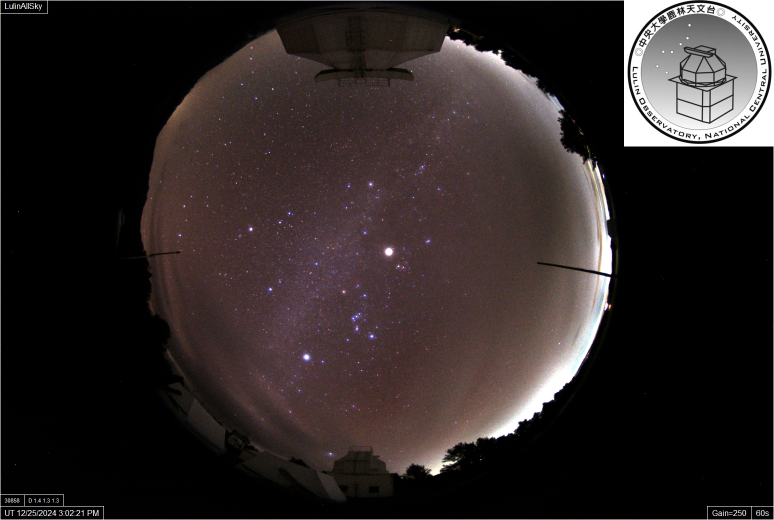
#> input picture 01Image/2024_12_25__23_03_30.jpg, 1548 x 1040 px (shown at 1/2 size); its folder holds only this picture in this run
$ python main.py
#> lines starting #> are read from the running program, lines starting #| are printed output that depends on the picture; after the words box and inside, x2 and y2 are one past the last pixel; in counts of white or black regions, pixels touching at a corner belong together; long printed decimals are rounded
### 00Code/basic_deal.py
import cv2
import numpy as np

def basedealing(path, n, threshold, croplength):
#> called with path = '01Image/2024_12_25__23_03_30.jpg', n = 0, threshold = 5, croplength = 200
    img = cv2.imread(path)
#> img is the input picture: shape (1040, 1548, 3); mean B, G, R 37.6, 38.1, 45.5

    print("-------------------------------------------------------")

    if img is not None:
        print(f"Loaded: {path}")
    else:
        print(f"Failed to load: {path}")

    print(f"image {n+1} :")


    img[0, :] = 0
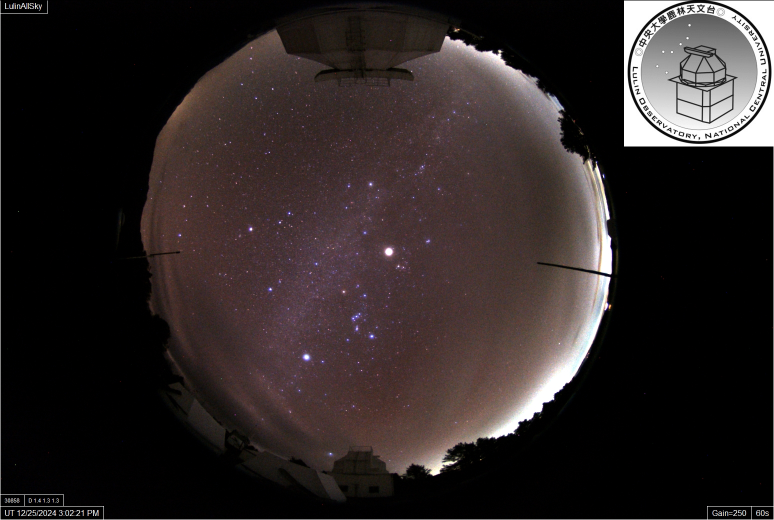
#> img: shape (1040, 1548, 3) (shown at 1/2 size); 0.1% of pixels changed, all inside (x1, y1, x2, y2) = (0, 0, 1548, 1)

    gray = cv2.cvtColor(img, cv2.COLOR_BGR2GRAY)
    gray = cv2.medianBlur(gray, 5)
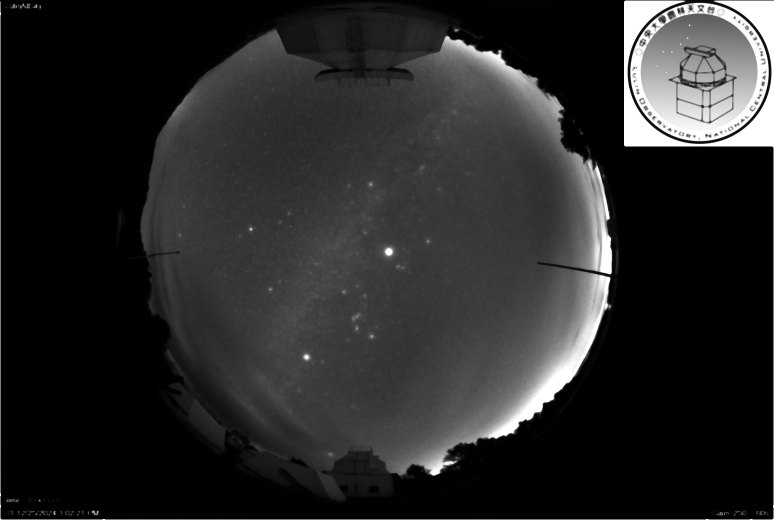
#> gray: shape (1040, 1548) (shown at 1/2 size); min 0, max 255, mean 39.7
    ret, thres = cv2.threshold(gray, threshold, 255, cv2.THRESH_BINARY)
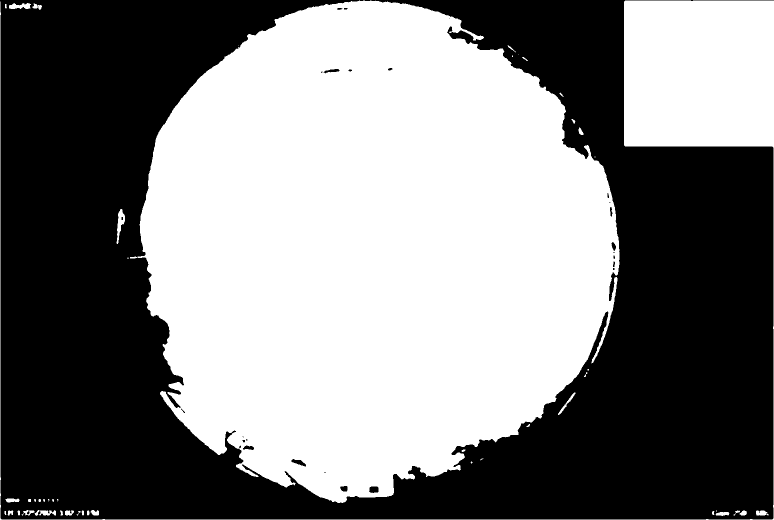
#> thres: shape (1040, 1548) (shown at 1/2 size); 50.8% white; 29 black regions (14 under 20 px)
#> ret = 5

    cv2.imwrite(f"/home/alex/Startrack/02Thres/th{n+1}.jpg", thres)

    contours, _ = cv2.findContours(thres, cv2.RETR_EXTERNAL, cv2.CHAIN_APPROX_SIMPLE)
#> contours = 52 contours, 26 with area under 20; largest, box (x1, y1, x2, y2) and area: (275, 1, 1239, 1006) 722848, (0, 1, 1548, 1040) 87060, (233, 418, 250, 488) 470, (18, 6, 62, 18) 311, (78, 1020, 112, 1031) 194
    largest_contour = max(contours, key=cv2.contourArea)
#> largest_contour = contour of 2184 points, box (x1, y1, x2, y2) (275, 1, 1239, 1006), area 722848
    cv2.drawContours(img, [largest_contour], -1, (0, 0, 255), 2)
    (x, y), radius = cv2.minEnclosingCircle(largest_contour)
#> x = 734.7; y = 504.6; radius = 503.9

    print(f"minEncloseCircle : center=({x}, {y}), radius={radius}")
#| minEncloseCircle : center=(734.665, 504.648), radius=503.924
    cv2.circle(img, (int(x), int(y)), int(radius), (0, 255, 0), 1)
    cv2.circle(img, (int(x), int(y)), 2, (0, 255, 0), 3)
#> img: shape (1040, 1548, 3); mean B, G, R 37.2, 38.2, 47.5

    cropbox = (int(x-0.5*croplength), int(y-0.5*croplength), int(x+0.5*croplength), int(y+0.5*croplength))
#> cropbox = (634, 404, 834, 604)
    cv2.rectangle(img, (cropbox[0], cropbox[1]), (cropbox[2], cropbox[3]), (0, 0, 255), 2)
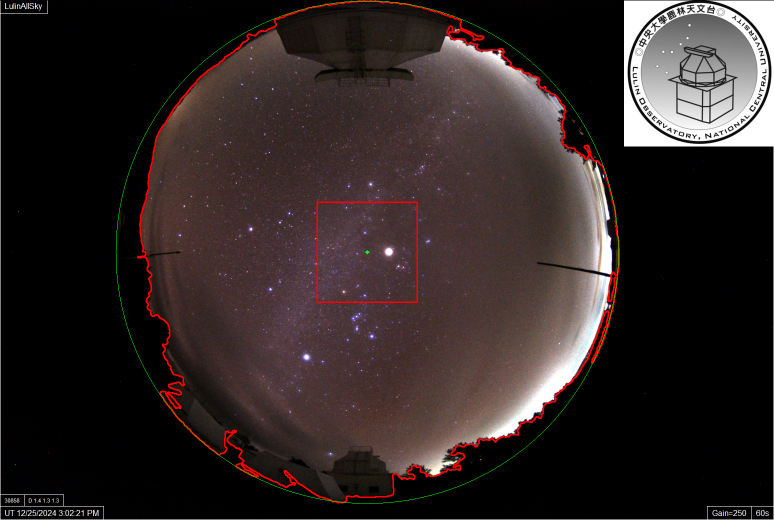
#> img: shape (1040, 1548, 3) (shown at 1/2 size); mean B, G, R 37.1, 38.1, 47.8


    return img, (x, y)

### 00Code/Ut_time.py
import pytesseract
from PIL import Image
import cv2
import re


def find_UT_time(img):

    # 裁切左下角日期與數字的區域
    h, w, _ = img.shape
    crop = img[int(h*0.975):h-1, 1:int(w*0.13)]  # 根據觀察比例裁切

    # 灰階化與二值化
    # we don't need it
    # gray = cv2.cvtColor(crop, cv2.COLOR_BGR2GRAY)

    thresh = cv2.threshold(crop, 150, 255, cv2.THRESH_BINARY)[1]

    # OCR 參數
    # custom_config = r'--oem 3 --psm 6 -c tessedit_char_whitelist=0123456789:/PMUTD. '
    custom_config = r'--oem 3 --psm 7 -c load_system_dawg=0 -c load_freq_dawg=0 -c preserve_interword_spaces=1 -c tessedit_char_whitelist=0123456789:/APMUTD. '

    # 執行 OCR
    text = pytesseract.image_to_string(thresh, config=custom_config, lang='eng')

    s = text.strip()
    s = re.sub(r'(?i)\bUT(.?)',
           lambda m: "UT " + m.group(1) if m.group(1).isdigit() else "UT ",
           text)
    #s = re.sub(r'(?i)\bUT(?=\d)', 'UT ', s)                    # UT 後補空白
    s = re.sub(r'(\d{4})(?=\d{1,2}:\d{2}:\d{2})', r'\1 ', s)   # 年份後補空白
    s = re.sub(r'(?i)(\d)(?=[AP]M\b)', r'\1 ', s)              # 時間與 AM/PM 間補空白
    #print(s)  # UT 12/29/2024 9:19:03 PM

    return s

### 00Code/main.py
import glob
import numpy as np
import time
import matplotlib.pyplot as plt
import os

from basic_deal import basedealing
from cut import crop_image
from solving import solve_field
from Ut_time import find_UT_time
from Theory import find_theo_center
from find_earthloc import zenith_to_earth_location
import errorvector


image_paths = glob.glob('/home/user/StartrackPC/01Image/*.jpg')

image_paths.sort(key=lambda x: os.path.basename(x))

#storage
actual_center = []
theory_center = []
actual_earthloc = []
corrected_earthloc = []
lulin_earthloc = (120.872624, 23.469447)
solving_time = []
Utime = []
correction = []

#parameter
threshold = 5
croplength = 200

#main loop
n=0
for path in image_paths:

    # [6 lines of commented-out code are left out]
    cut_path = f"/home/user/StartrackPC/03Cropped/cropped{n+1}.jpg"

    img, center = basedealing(path, n, threshold, croplength)
#> center = (734.7, 504.6)
    actual_center.append(center)
    UtTime = find_UT_time(img)
#> in find_UT_time, `crop = img[int(h*0.975):h-1, 1:int(w*0.13)]`:
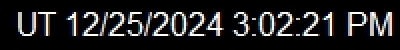
#> crop: shape (25, 200, 3) (shown 2 times larger); mean B, G, R 33.1, 32.3, 32.8
#> in find_UT_time, `thresh = cv2.threshold(crop, 150, 255, cv2.THRESH_BINARY)[1]`:
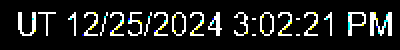
#> thresh: shape (25, 200, 3) (shown 2 times larger); mean B, G, R 29.2, 30.7, 29.6
#> (the run stopped early here; a loop or call above may not have finished)
